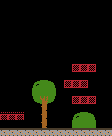

Rendered tile map (Tiled .tmx) drawn with the repository's tilesets; below, a short description and the full map source, tile grids included:
An orthogonal 14x17 tile map with 8x8 px tiles, 1 tile layer (Tile Layer 1).

<map version="1.0" tiledversion="1.1.3" orientation="orthogonal" renderorder="left-up" width="14" height="17" tilewidth="8" tileheight="8" infinite="0" nextobjectid="1">
 <tileset firstgid="1" source="scene1.tsx" />
 <layer name="Tile Layer 1" width="14" height="17">
  <data encoding="csv">
0,0,0,0,0,0,0,0,0,0,0,0,0,0,
0,0,0,0,0,0,0,0,0,0,0,0,0,0,
0,0,0,0,0,0,0,0,0,0,0,0,0,0,
0,0,0,0,0,0,0,0,0,0,0,0,0,0,
0,0,0,0,0,0,0,0,0,0,0,0,0,0,
0,0,0,0,0,0,0,0,0,0,0,0,0,0,
0,0,0,0,0,0,0,0,0,0,0,0,0,0,
0,0,0,0,0,0,0,0,0,0,0,0,0,0,
0,0,0,0,0,0,0,0,0,3,3,3,0,0,
0,0,0,0,0,0,0,0,0,0,0,0,0,0,
0,0,0,0,6,5,7,0,3,3,3,0,0,0,
0,0,0,0,5,5,5,0,0,0,0,0,0,0,
0,0,0,0,8,10,9,0,0,3,3,3,0,0,
0,0,0,0,0,4,0,0,0,0,0,0,0,0,
2,2,2,0,0,4,0,0,0,6,5,7,0,0,
0,0,0,0,0,4,0,0,0,5,5,5,0,0,
1,1,1,1,1,1,1,1,1,1,1,1,1,1
</data>
 </layer>
</map>